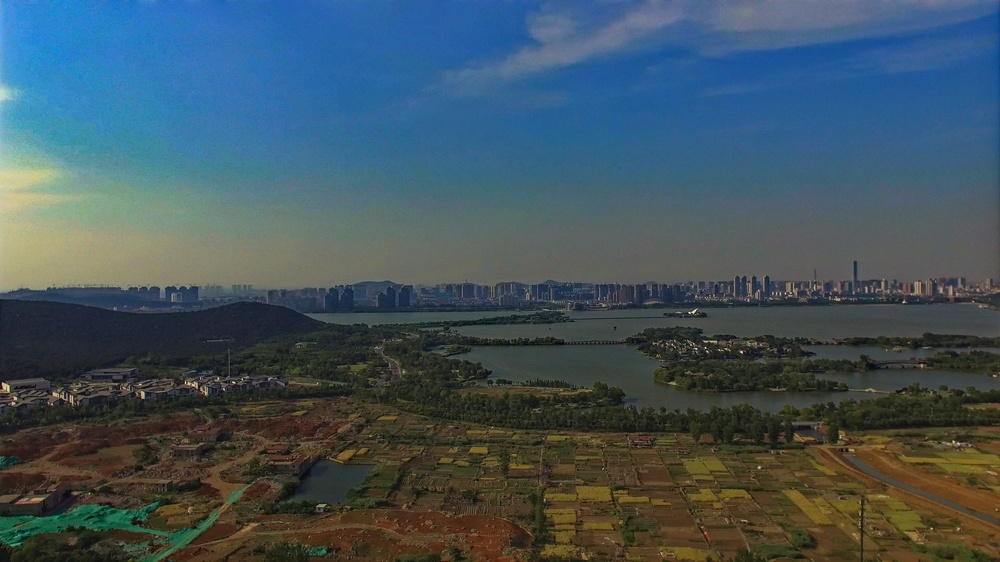
#> input picture out/out_meng/DJI_0032.00_00_41_11.Still001.jpg, 1000 x 562 px, shrunk from 3840 x 2160 before the run
$ python tool.py
#> lines starting #> are read from the running program, lines starting #| are printed output that depends on the picture
import math

import cv2
import numpy as np

# img = '../img/4.png'
# img = cv2.imread(img)
# im = cv2.cvtColor(img, cv2.COLOR_BGR2GRAY)
#
# # pix = min(im.shape)
# # n = math.log2(pix/windowsize)
# # print(n)
# # n = int(n)
# # print(n)
# imlist = [[], []]
# for times in range(3):
#     h, w = im.shape[0], im.shape[1]
#     imlist[0].append(im[0:int(w / 2), 0:int(h / 2)])
#     imlist[0].append(im[int(w / 2):w, 0:int(h / 2)])
#     imlist[0].append(im[0:int(h / 2), int(h / 2):h])
#     imlist[0].append(im[int(w / 2):w, int(h / 2):h])
#     imlist[1].append(img[0:int(w / 2), 0:int(h / 2)])
#     imlist[1].append(img[int(w / 2):w, 0:int(h / 2)])
#     imlist[1].append(img[0:int(h / 2), int(h / 2):h])
#     imlist[1].append(img[int(w / 2):w, int(h / 2):h])
#     scorelist = [np.mean(i) for i in imlist[0]]
#     max_index = np.argmax(scorelist)
#     im, img = imlist[0][max_index], imlist[1][max_index]
#     imlist = [[], []]
# img_single_channel_list = cv2.split(img)
# A = []
# for channel in img_single_channel_list:
#     A.append(np.mean(channel))

def img_contrast_bright(img):
    a = 1.3
    b = 1 - a
    g = 10
    h, w, c = img.shape
    blank = np.zeros([h, w, c], img.dtype)
    dst = cv2.addWeighted(img, a, blank, b, g)
    return dst
def show(img):
    cv2.imshow('result', img)
    cv2.waitKey(0)  # 按任意键继续执行，可以自定义设置时间，单位毫秒
    # cv2.destroyAllWindows()
img2 = '../out/out_meng/DJI_0032.00_00_41_11.Still001.jpg'
img2 = cv2.imread(img2)
#> img2 is the input picture: shape (562, 1000, 3); mean B, G, R 92.7, 84.1, 66.1
out = img_contrast_bright(img2)
#> in img_contrast_bright, `dst = cv2.addWeighted(img, a, blank, b, g)`:
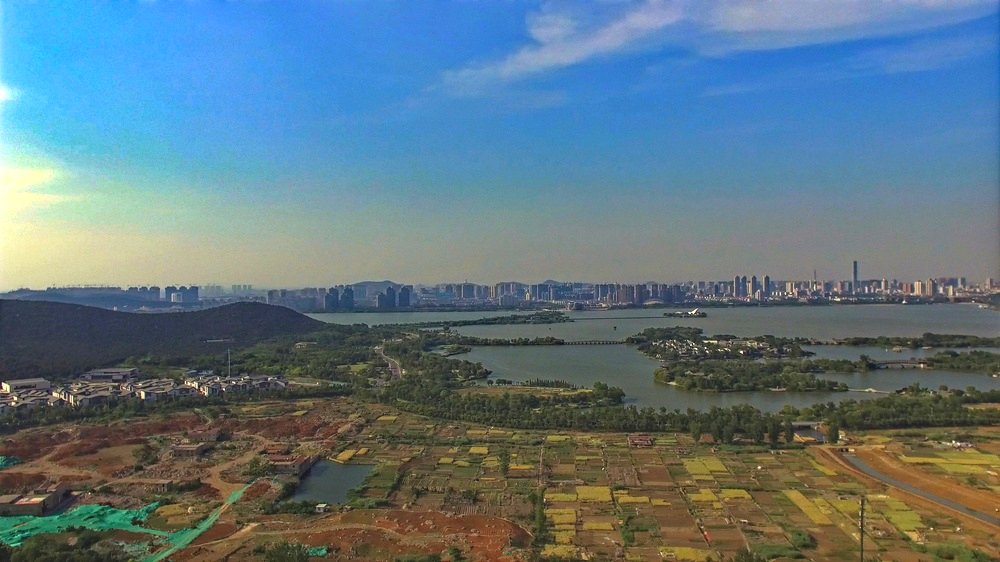
#> dst: shape (562, 1000, 3); mean B, G, R 129.9, 119.3, 95.9
show(out)
cv2.imwrite('../out/out_meng/test1.jpg', out)

$ run again, with out/out_meng/DJI_0020.00_00_07_23.Still001.jpg copied over out/out_meng/DJI_0032.00_00_41_11.Still001.jpg
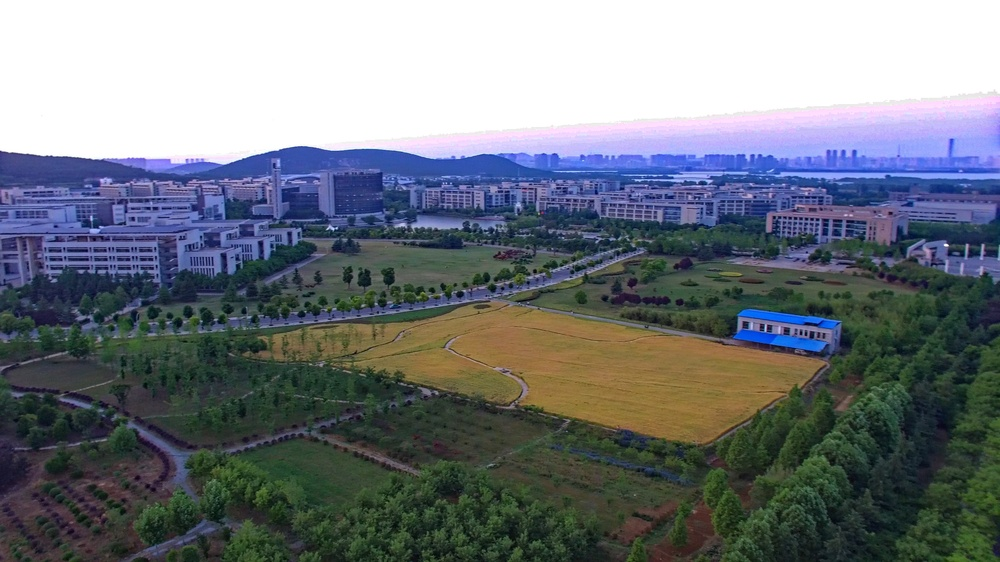
#> input picture out/out_meng/DJI_0020.00_00_07_23.Still001.jpg, 1000 x 562 px, shrunk from 3840 x 2160 before the run
#> img2 is the input picture: shape (562, 1000, 3); mean B, G, R 126.5, 120.1, 113.9
#> in img_contrast_bright, `dst = cv2.addWeighted(img, a, blank, b, g)`:
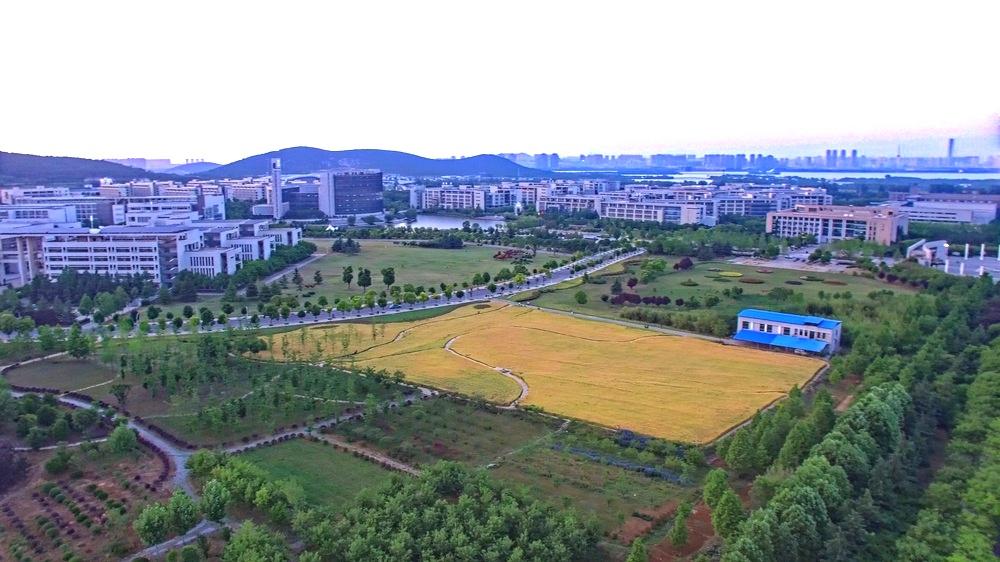
#> dst: shape (562, 1000, 3); mean B, G, R 149.6, 145.2, 136.6

$ run again, with out/out_meng/DJI_0031.00_00_26_24.Still001.jpg copied over out/out_meng/DJI_0032.00_00_41_11.Still001.jpg
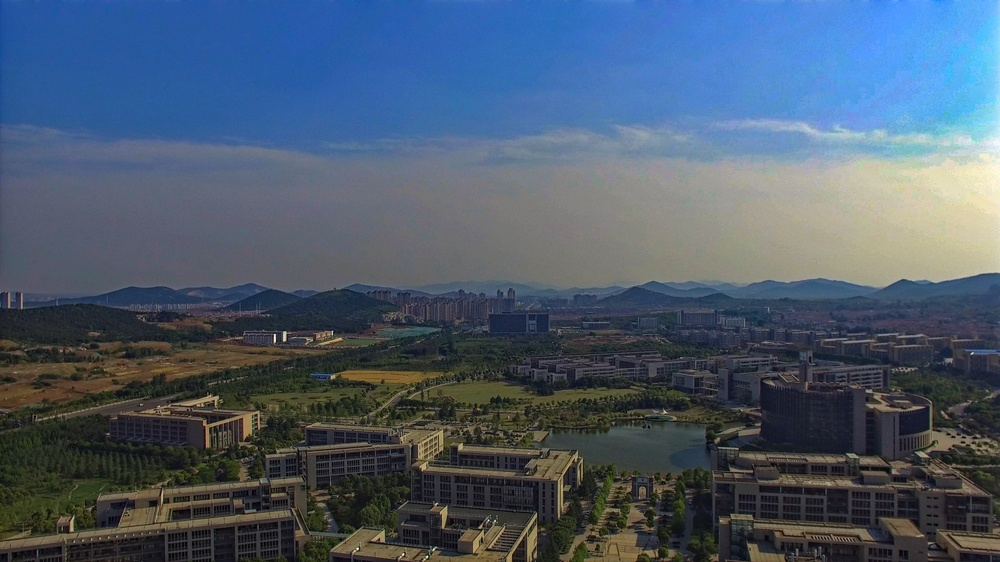
#> input picture out/out_meng/DJI_0031.00_00_26_24.Still001.jpg, 1000 x 562 px, shrunk from 3840 x 2160 before the run
#> img2 is the input picture: shape (562, 1000, 3); mean B, G, R 108.5, 90.7, 75.3
#> in img_contrast_bright, `dst = cv2.addWeighted(img, a, blank, b, g)`:
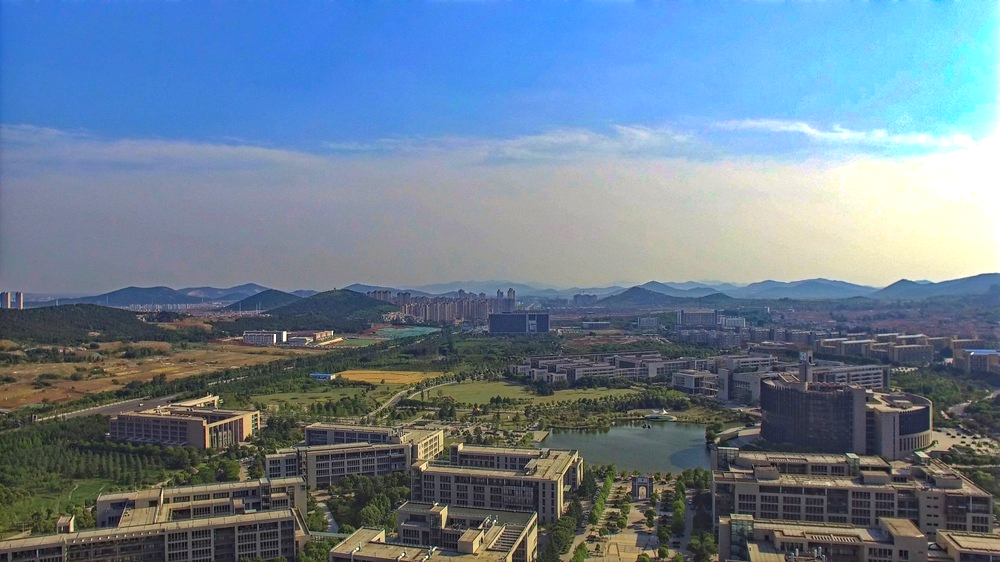
#> dst: shape (562, 1000, 3); mean B, G, R 146.4, 127.1, 107.2
